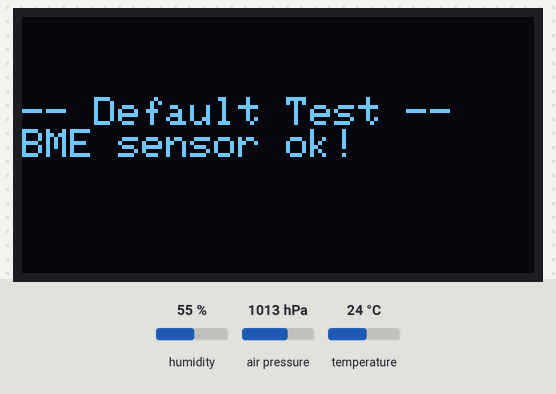
Bench run of a sketch on a simulated Arduino Uno, built with avr-gcc and run on an emulated ATmega328P. On the bench: 128×64 one-colour display. The test bench sets the inputs (shaded band); at power-on: humidity 55 %, air pressure 1013 hPa, temperature 24 °C. The local clock reads 2024-03-15 10:24:30 at power-on unless the sketch sets it; what the sketch prints to the serial monitor is not drawn.

Above: at 0.1 s.
At 2.1 s:
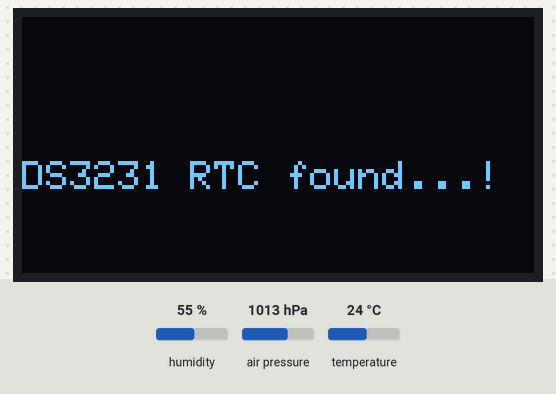
At 4.2 s:
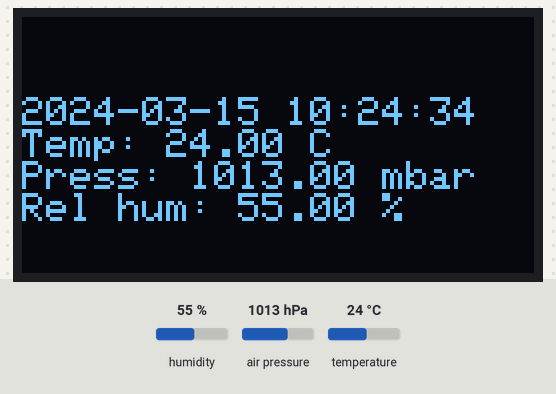

Measured:
- what the display in image 1 shows lasts 2.0 s, from 2.1 s to 4.1 s

The sketch:

tempPressHumiReader.ino
```cpp
#include <Wire.h>
#include <SPI.h>
#include <Adafruit_Sensor.h>
#include <Adafruit_BME280.h>
#include <Adafruit_GFX.h>
#include <Adafruit_SSD1306.h>
#include<RTClib.h>

RTC_DS3231 rtc;

/*#define BME_SCK 13
#define BME_MISO 12
#define BME_MOSI 11
#define BME_CS 10*/

#define SEALEVELPRESSURE_HPA (1013.25)
#define SCREEN_WIDTH 128 // OLED display width, in pixels
#define SCREEN_HEIGHT 64 // OLED display height, in pixels

Adafruit_BME280 bme; // I2C
//Adafruit_BME280 bme(BME_CS); // hardware SPI
//Adafruit_BME280 bme(BME_CS, BME_MOSI, BME_MISO, BME_SCK); // software SPI

// Declaration for an SSD1306 display connected to I2C (SDA, SCL pins)
Adafruit_SSD1306 display(SCREEN_WIDTH, SCREEN_HEIGHT, &Wire, -1);

unsigned long delayTime;
float temp, press, humi;
//voltage; //voltage from flow sensor, not used anymore now
//int inputPin = 12; //Input pin to read voltage, not used now

void setup() {
  Wire.begin();
  Serial.begin(9600);
  //Serial.println(F("BME280 test"));

  Wire.begin();
  rtc.begin();

  if(!display.begin(SSD1306_SWITCHCAPVCC, 0x3C)) { // Initialize display
    //Serial.println(F("SSD1306 allocation failed"));
    for(;;);
  }

  display.clearDisplay();
  display.setTextSize(1);
  display.setTextColor(WHITE);
  display.setCursor(0, 20);

  bool status;

  // default settings
  // (you can also pass in a Wire library object like &Wire2)
  status = bme.begin(0x76);

  //Serial.println(status);

  if (!status) {
    //Serial.println("Could not find a valid BME280 sensor, check wiring!");
    display.println("BME sensor not ok!");
    display.display();
    while (1);
  }

  display.clearDisplay();
  display.println("-- Default Test --");
  display.println("BME sensor ok!");
  display.display();

  delay(2000);

  display.clearDisplay();

  //--checking if DS3231 is present-----------------
  Wire.beginTransmission(0x68);
  byte busStatus = Wire.endTransmission();
  if (busStatus != 0)
  {
    display.println("DS3231 RTC is not found...!");
    display.display();
    while(1); //wait for ever
  }
  display.println("DS3231 RTC found...!");
  display.display();

  //Serial.println("-- Default Test --");
  delayTime = 600000; //10 min
  //delayTime = 10000; //10 sec

  delay(2000);

  //Serial.println();
}


void loop() {
  //printValues(); //Print values

  //Values set up for serial communication
  temp = bme.readTemperature();
  press = bme.readPressure()/100.0F;
  humi = bme.readHumidity();

  //Serial.println(dateAndTime);
  char buffer[20] = "YYYY-MM-DD hh:mm:ss";

  //voltage = analogRead(inputPin)*(3.3/4096) + 0.12;

  //Print data on serial monitor for python to pick up
  Serial.print(temp);
  Serial.print("x");
  Serial.print(press);
  Serial.print("x");
  //Serial.print(voltage);
  //Serial.print("x");
  Serial.println(humi);

  display.clearDisplay();
  display.setCursor(0, 20);
  display.println((rtc.now()).toString(buffer));
  display.println("Temp: " + String(temp,2) + " C");
  display.println("Press: " + String(press,2) + " mbar");
  display.println("Rel hum: " + String(humi,2) + " %");
  display.display();

  delay(delayTime);
}
```
